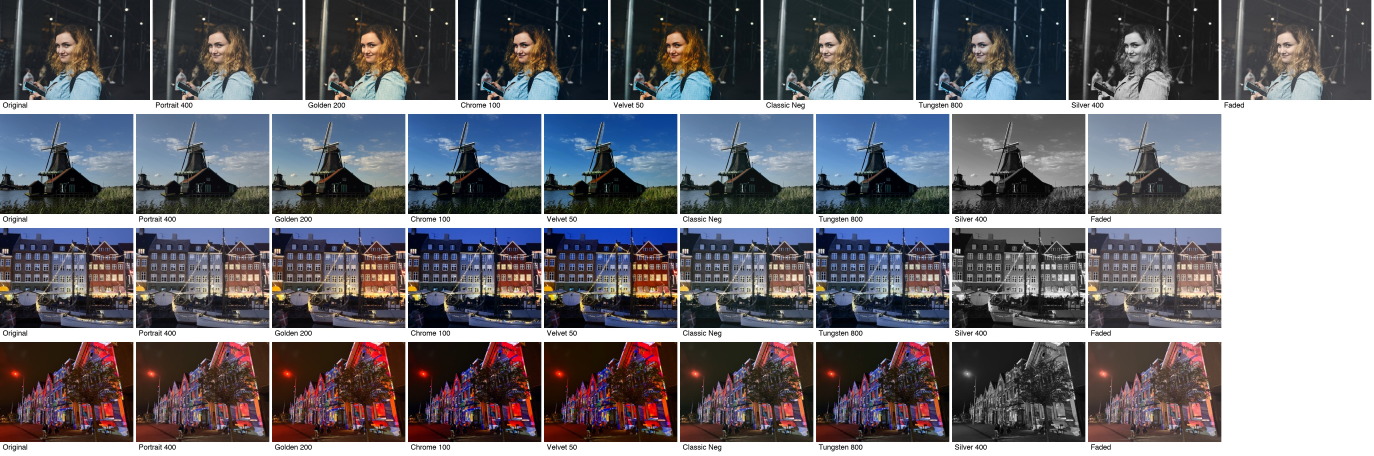
#> input picture openspec/changes/photo-styles/reference/03-film.jpg, 4122 x 1368 px, given in place of portrait__Original.jpg, which was not available (shown at 1/3 size)
$ python sheet.py out.png
#> lines starting #> are read from the running program, lines starting #| are printed output that depends on the picture; pictures that were not available may be replaced by others from this repository, and a replacement may not be noted
import sys
from PIL import Image, ImageDraw, ImageFont
out = sys.argv[1]
F = ImageFont.truetype('/System/Library/Fonts/Helvetica.ttc', 22)
def sheet(name, photos, looks, tileH=300):
#> called with name = 'moods', tileH = 300
    rows=[]
    for p in photos:
        tiles=[]
        for l in looks:
            im=Image.open(f'{out}/{p}__{l}.jpg'); im=im.resize((int(im.width*tileH/im.height),tileH))
#> in sheet, im is the input picture: PIL image 4122x1368 RGB; mean R, G, B 111.8, 110.4, 116.2
#> after `im = im.resize((int(im.width * tileH / im.height), tileH))`:
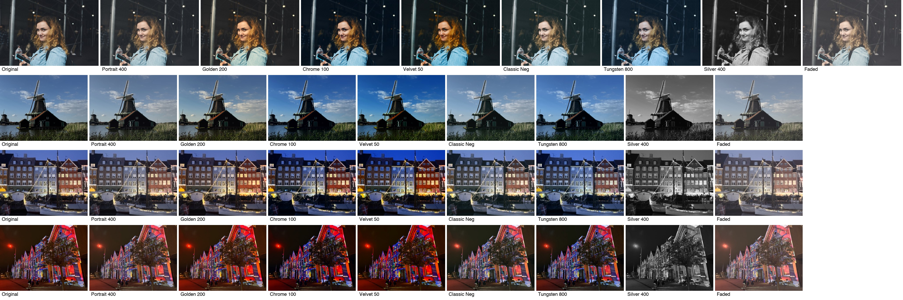
#> im: PIL image 903x300 RGB; mean R, G, B 111.7, 110.3, 116.1
            t=Image.new('RGB',(im.width,tileH+34),'white'); t.paste(im,(0,0))
#> after `t = Image.new('RGB', (im.width, tileH + 34), 'white')`: t: PIL image 903x334 RGB; every value is 255
#> after `t.paste(im, (0, 0))`:
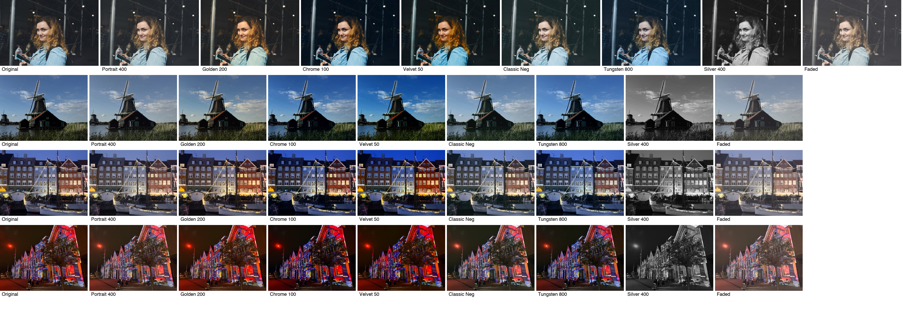
#> t: PIL image 903x334 RGB; mean R, G, B 126.3, 125.1, 130.3
            ImageDraw.Draw(t).text((8,tileH+6),l,fill='black',font=F); tiles.append(t)
        rows.append(tiles)
    W=max(sum(t.width+8 for t in r) for r in rows); H=sum(r[0].height+8 for r in rows)
    c=Image.new('RGB',(W,H),'white'); y=0
    for r in rows:
        x=0
        for t in r: c.paste(t,(x,y)); x+=t.width+8
        y+=r[0].height+8
    c.save(f'{out}/../sheet_{name}.jpg',quality=88); print(name,c.size)
moods=['Original','Vibrant','Natural','Luminous','Dramatic','Quiet','Cozy','Ethereal','Muted B&W','Stark B&W']
film=['Original','Portrait 400','Golden 200','Chrome 100','Velvet 50','Classic Neg','Tungsten 800','Silver 400','Faded']
und=['Original','Neutral','Cool Rose','Rose Gold','Gold','Amber','mask']
#> (the run stopped early here; a loop or call above may not have finished)

$ run again, on openspec/changes/photo-styles/reference/04-film-crops-100pct.jpg
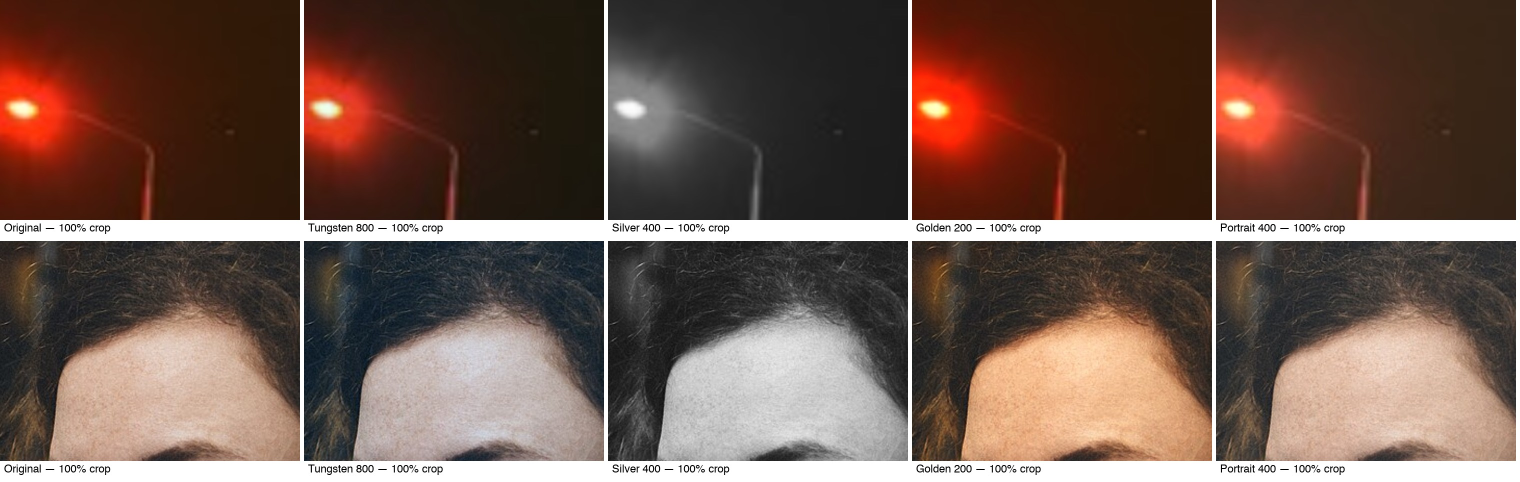
#> input picture openspec/changes/photo-styles/reference/04-film-crops-100pct.jpg, 3040 x 964 px, given in place of portrait__Original.jpg, which was not available (shown at 1/2 size)
#> in sheet, im is the input picture: PIL image 3040x964 RGB; mean R, G, B 111.9, 87.6, 77.7
#> in sheet, `im = im.resize((int(im.width * tileH / im.height), tileH))`:
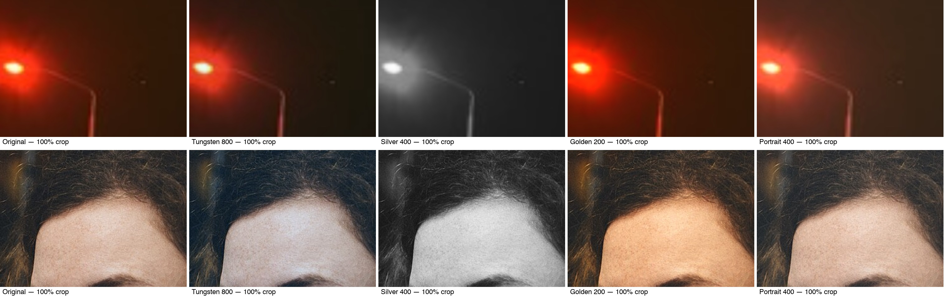
#> im: PIL image 946x300 RGB; mean R, G, B 111.8, 87.6, 77.6
#> in sheet, `t.paste(im, (0, 0))`:
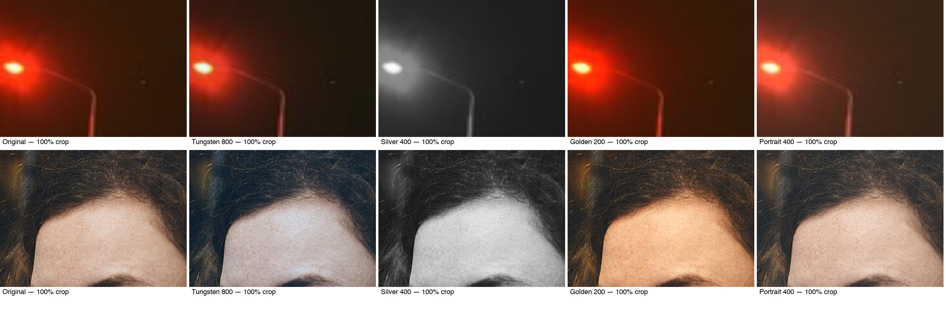
#> t: PIL image 946x334 RGB; mean R, G, B 126.4, 104.6, 95.6
